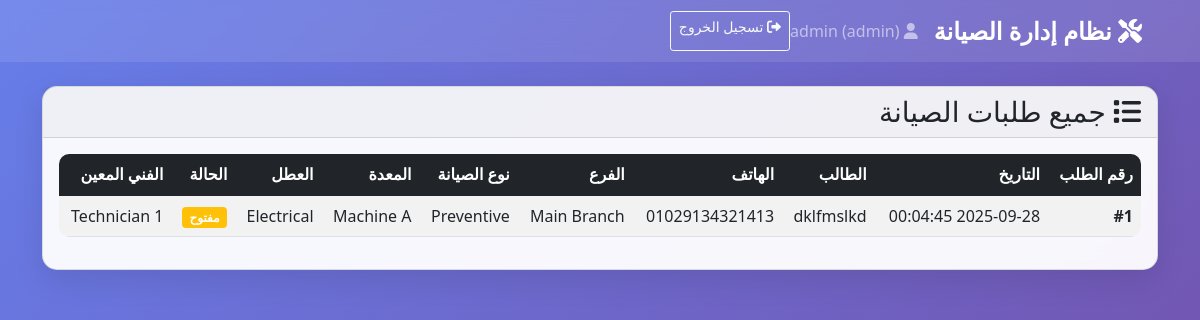
Screenshot of /requests (signed in) with the database file from the repository.
### tables this page shows
CREATE TABLE MaintenanceRequests (
                request_id INTEGER PRIMARY KEY AUTOINCREMENT,
                request_date TEXT NOT NULL,
                requester_name TEXT NOT NULL,
                phone_number TEXT NOT NULL,
                branch TEXT NOT NULL,
                maintenance_type TEXT NOT NULL,
                equipment_name TEXT NOT NULL,
                fault_type TEXT NOT NULL,
                notes TEXT,
                assigned_technician TEXT,
                status TEXT NOT NULL DEFAULT 'open',
                start_time TEXT,
                end_time TEXT
            );

### web_app.py (the view)
@app.route('/requests')
def view_requests():
    if 'user_role' not in session:
        return redirect(url_for('login'))
    requests = get_requests()
    return render_template('requests.html', requests=requests)

### web_app.py (called while the page is built)
def execute_query(query, params=(), fetch=False, many=False):
    conn = sqlite3.connect(DB_PATH)
    cursor = conn.cursor()
    try:
        if many:
            cursor.executemany(query, params)
        else:
            cursor.execute(query, params)
        conn.commit()
        if fetch:
            return cursor.fetchall()
        return cursor.lastrowid
    except sqlite3.Error as e:
        print("DB error:", e)
        return None
    finally:
        conn.close()

def get_requests():
    return execute_query("SELECT * FROM MaintenanceRequests", fetch=True) or []

### templates/requests.html (shortened to what this page needs)
{% extends "base.html" %}
{% block content %}
<div class="card">
    <div class="card-header">
        <h3 class="card-title mb-0">
            <i class="fas fa-list"></i> جميع طلبات الصيانة
        </h3>
    </div>
    <div class="card-body">
        {% if requests %}
        <div class="table-responsive">
            <table class="table table-striped table-hover">
                <thead class="table-dark">
                    <tr>
                        <th>رقم الطلب</th>
                        <th>التاريخ</th>
                        <th>الطالب</th>
                        <th>الهاتف</th>
                        <th>الفرع</th>
                        <th>نوع الصيانة</th>
                        <th>المعدة</th>
                        <th>العطل</th>
                        <th>الحالة</th>
                        <th>الفني المعين</th>
                    </tr>
                </thead>
                <tbody>
                    {% for request in requests %}
                    <tr>
                        <td><strong>#{{ request[0] }}</strong></td>
                        <td>{{ request[1] }}</td>
                        <td>{{ request[2] }}</td>
                        <td>{{ request[3] }}</td>
                        <td>{{ request[4] }}</td>
                        <td>{{ request[5] }}</td>
                        <td>{{ request[6] }}</td>
                        <td>{{ request[7] }}</td>
                        <td>
                            {% if request[10] == 'open' %}
                                <span class="badge bg-warning">مفتوح</span>
                            {% elif request[10] == 'in_progress' %}
                                <span class="badge bg-info">قيد التنفيذ</span>
                            {% elif request[10] == 'waiting' %}
                                <span class="badge bg-secondary">انتظار</span>
                            {% elif request[10] == 'closed' %}
                                <span class="badge bg-success">مغلق</span>
                            {% else %}
                                <span class="badge bg-light text-dark">{{ request[10] }}</span>
                            {% endif %}
                        </td>
                        <td>{{ request[9] or 'غير معين' }}</td>
                    </tr>
                    {% endfor %}
                </tbody>
            </table>
        </div>
        {% endif %}
    </div>
</div>
{% endblock %}

### templates/base.html (style rules this page uses)
body { font-family: 'Segoe UI', Tahoma, Geneva, Verdana, sans-serif; background: linear-gradient(135deg, #667eea 0%, #764ba2 100%); min-height: 100vh; direction: rtl; }
.card { border-radius: 15px; box-shadow: 0 10px 30px rgba(0,0,0,0.1); backdrop-filter: blur(10px); background: rgba(255, 255, 255, 0.95); }
.table { background: white; border-radius: 10px; overflow: hidden; }

### rows the page displays
MaintenanceRequests: request_id "1", request_date "2025-09-28 00:04:45", requester_name "dklfmslkd", phone_number "01029134321413", branch "Main Branch", maintenance_type "Preventive", equipment_name "Machine A", fault_type "Electrical", status "مفتوح", assigned_technician "Technician 1"

### other values shown
{{ session.username }} "admin"
{{ session.user_role }} "admin"
